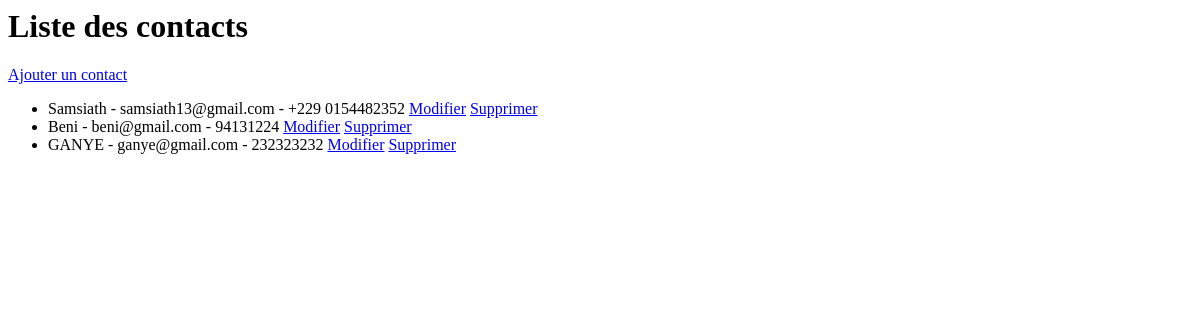
Page /crud/ on the earlier database version.
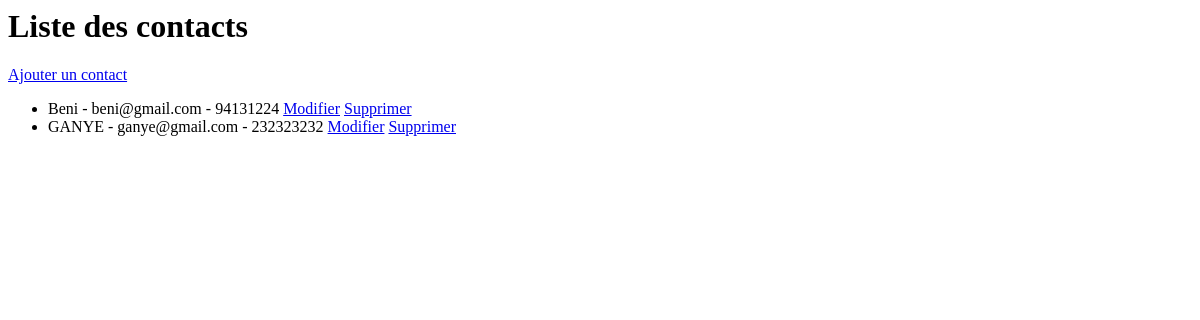
Same page on the later database version.
### crud/models.py (models this page shows, shortened)
class contact (models.Model):
    name = models.CharField(max_length=100)
    email= models.EmailField()
    phone= models.CharField(max_length=15)

### crud/views.py (the view)
# urls.py: path('',views.contact_list,name='contact_list'),
def contact_list(request):
    contacts = contact.objects.all()
    return render(request, 'contacts/contact_list.html', {'contacts': contacts})

### crud/templates/contacts/contact_list.html
<h1>Liste des contacts</h1>
<a href="{% url 'contact_create' %}">Ajouter un contact</a>
<ul>
    {% for contact in contacts %}
        <li>
            {{ contact.name }} - {{ contact.email }} - {{ contact.phone }}
            <a href="{% url 'contact_update' contact.id %}">Modifier</a>
            <a href="{% url 'contact_delete' contact.id %}">Supprimer</a>
        </li>
    {% endfor %}
</ul>

Differences in the rows shown:
removed contact: name "Samsiath", email "samsiath13@gmail.com", phone "+229 0154482352"
